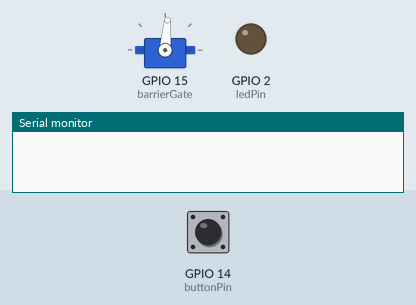
This sketch was run on a simulated ESP32. Parts: servo, output pins drawn as LEDs (lit = HIGH), the last lines printed to the serial monitor. The test bench sets the inputs (shaded band); at power-on: GPIO 14 (buttonPin) HIGH. Storage starts empty; the camera gives no picture.

Above: at 1.5 s.
1.6 s: GPIO 14 (buttonPin) pulled LOW for 0.15 s
At 2.8 s:
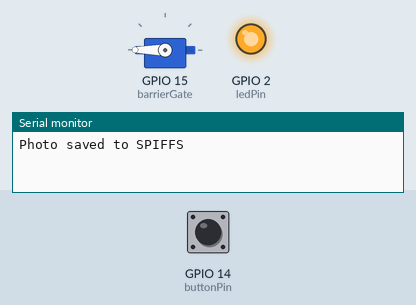
12.4 s: GPIO 14 (buttonPin) pulled LOW for 1 s
At 18.6 s:
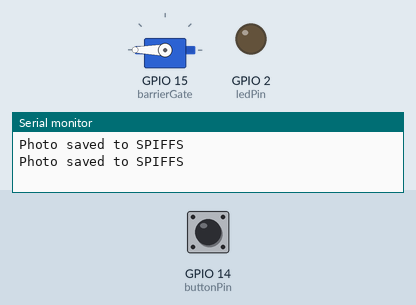
Timing chart, 0 to 20.1 s (numbered marks = the images above; inputs shaded):
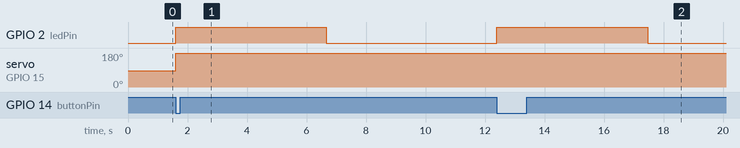

Measured:
- after the input at 1.6 s, GPIO 2 (ledPin): LOW → HIGH at once, → LOW 5.1 s later; servo on GPIO 15 (barrierGate): 85° → 180° at once
- after the input at 12.4 s, GPIO 2 (ledPin): LOW → HIGH at once, → LOW 5.1 s later

The sketch:

button_with_servo_esp32-cam.ino
```cpp
#include <Servo.h>
#include "esp_camera.h" // Library for camera
#include "FS.h"

Servo barrierGate;
const int buttonPin = 14;
const int ledPin = 2;
int buttonState = 0;

void setup() {
  Serial.begin(115200);
  pinMode(buttonPin, INPUT);
  pinMode(ledPin, OUTPUT);
  digitalWrite(ledPin, LOW);

  barrierGate.attach(15);
  barrierGate.write(85);

  // Camera setup
  camera_config_t config;
  esp_camera_init(&config);
}

void loop() {
  buttonState = digitalRead(buttonPin);

  if (buttonState == LOW) {
    digitalWrite(ledPin, HIGH);
    barrierGate.write(180); // Open the gate

    // Capture a photo
    capturePhoto();

    delay(5000); // Add a delay to prevent multiple button presses
  } else {
    digitalWrite(ledPin, LOW);
  }
}

void capturePhoto() {
  camera_fb_t *fb = NULL;
  fb = esp_camera_fb_get();

  if (!fb) {
    Serial.println("Camera capture failed");
    return;
  }

  // Save the photo to SPIFFS
  fs::File file = SPIFFS.open("/photo.jpg", FILE_WRITE);
  if (!file) {
    Serial.println("Failed to open file for writing");
    esp_camera_fb_return(fb);
    return;
  }

  // Write the image data to the file
  file.write(fb->buf, fb->len);
  file.close();

  Serial.println("Photo saved to SPIFFS");

  esp_camera_fb_return(fb);
}
```
